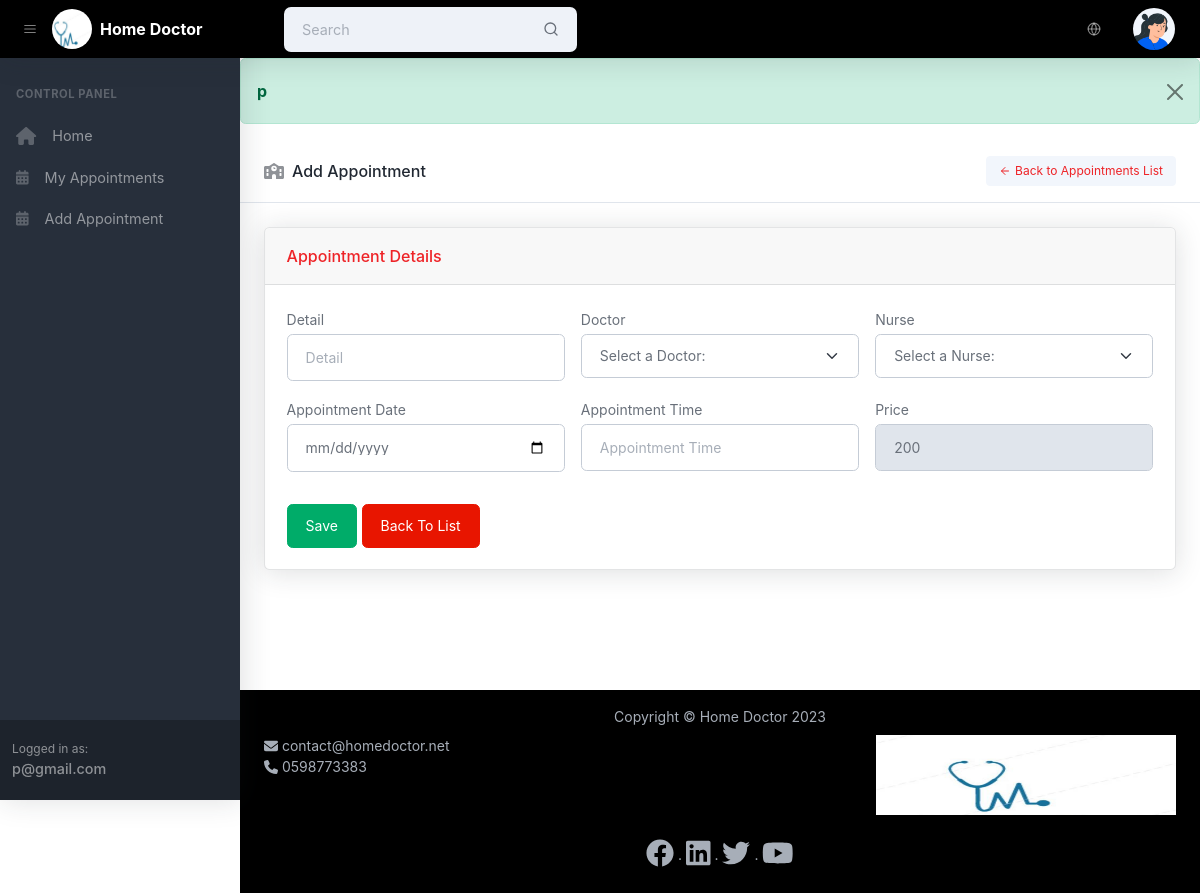
The page /patient/create_appointment.php (signed in) on the database as committed earlier.
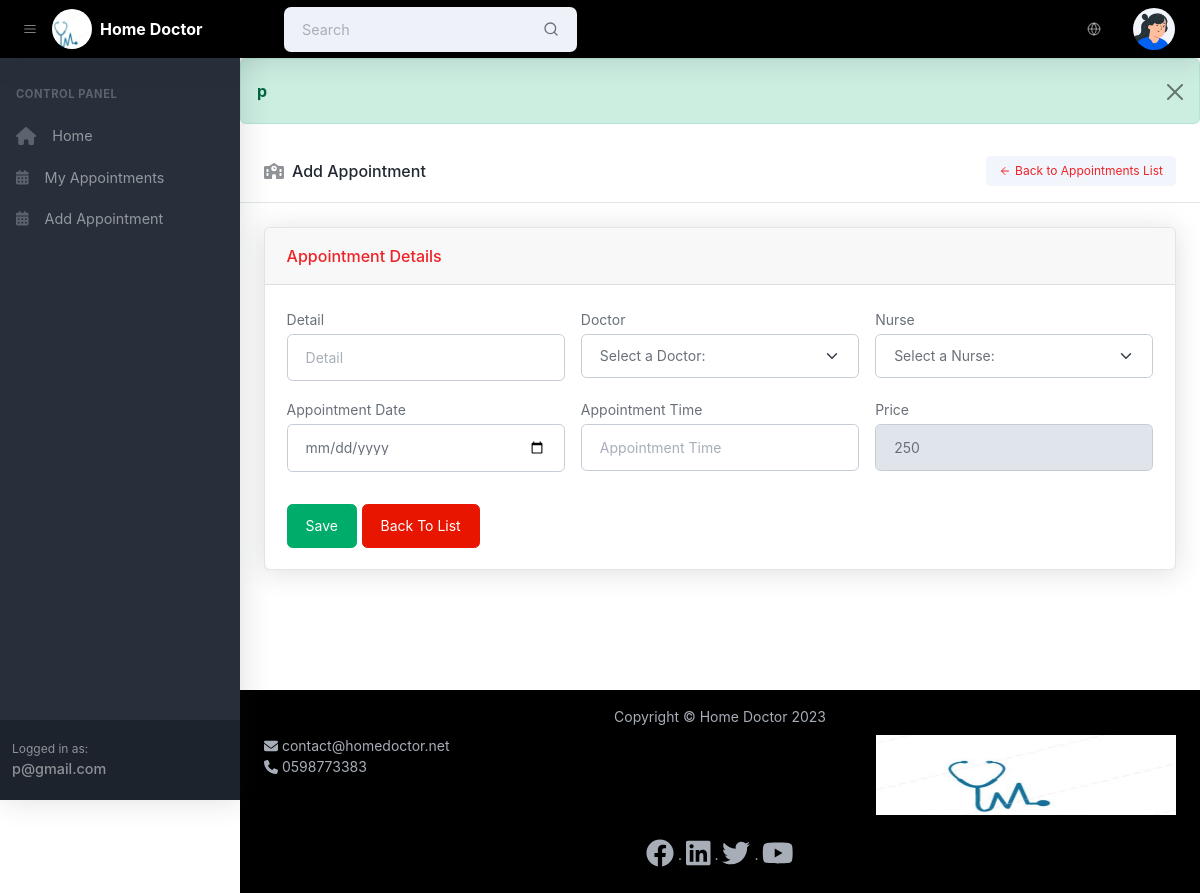
The same page on the database as committed later.
### tables this page shows
CREATE TABLE `setting` (
  `id` int(11) NOT NULL,
  `appointment_price` int(11) NOT NULL
);

### includes/myFunctions.php (called while the page is built, shortened)
<?php
  function lang($word) {
    $translations = $_SESSION['words'];
    return isset($translations[$word])? $translations[$word] : $word;
  }
  ?>

### includes/lib.php (called while the page is built, shortened)
<?php
include("config.php");
include('myFunctions.php');
function select($statment)
{
    global $mysqlilink;
    $query = $statment;
    $res = mysqli_query($mysqlilink,$query) or die('<center><div>wrong in connect with server</div>'.mysqli_error($mysqlilink)."</center>");
	$list = [];
    while($row=mysqli_fetch_array($res,MYSQLI_BOTH))
    {
      $list[] = $row;
	}
	 return $list;
}
?>

### includes/setting.php (called while the page is built, shortened)
<?php
function GetSetting()
{
    return select("SELECT * From setting LIMIT 1;");
}
?>

### patient/create_appointment.php (the view, shortened to what the changed rows need)
<?php
  include('../includes/lib.php');
  include_once('../includes/setting.php');
  include('../template/header.php');
  $setting = GetSetting();
  if( count($setting) > 0 ){
    $setting = $setting[0];
  }
  else{
    redirectToReferer(lang("You shloud to do setting for website fisrt"));
  }
?>
<?php include('../template/startNavbar.php'); ?>
<main>
    <header class="page-header page-header-compact page-header-light border-bottom bg-white mb-4">
        <div class="container-xl px-4">
            <div class="page-header-content">
                <div class="row align-items-center justify-content-between pt-3">
                    <div class="col-auto mb-3">
                        <h1 class="page-header-title">
                            <div class="page-header-icon"><i class="fa fa-school"></i></div>
                           <?php echo lang("Add Appointment"); ?>
                        </h1>
                    </div>
                </div>
            </div>
        </div>
    </header>
    <div class="container-xl px-4 mt-4">
        <div class="row">
            <div class="col-xl-12">
                <div class="card mb-4">
                    <div class="card-body">
                        <form action="" method="POST" enctype="multipart/form-data">
                            <div class="row gx-3 mb-3">
                                <div class="col-md-4 mb-3">
                                    <label class="small mb-1" for="price"><?php echo lang("Price"); ?></label>
                                    <input class="form-control" id="price" name="price" type="text" placeholder="<?php echo lang("Price"); ?>"
                                        value="<?php echo $setting['appointment_price']; ?>" required  readonly />
                                </div>
                            </div>
                        </form>
                    </div>
                </div>
            </div>
        </div>
    </div>
</main>
<?php include('../template/footer.php'); ?>

Rows that differ between the two databases and show on the page:
changed setting: price "200" → "250"
